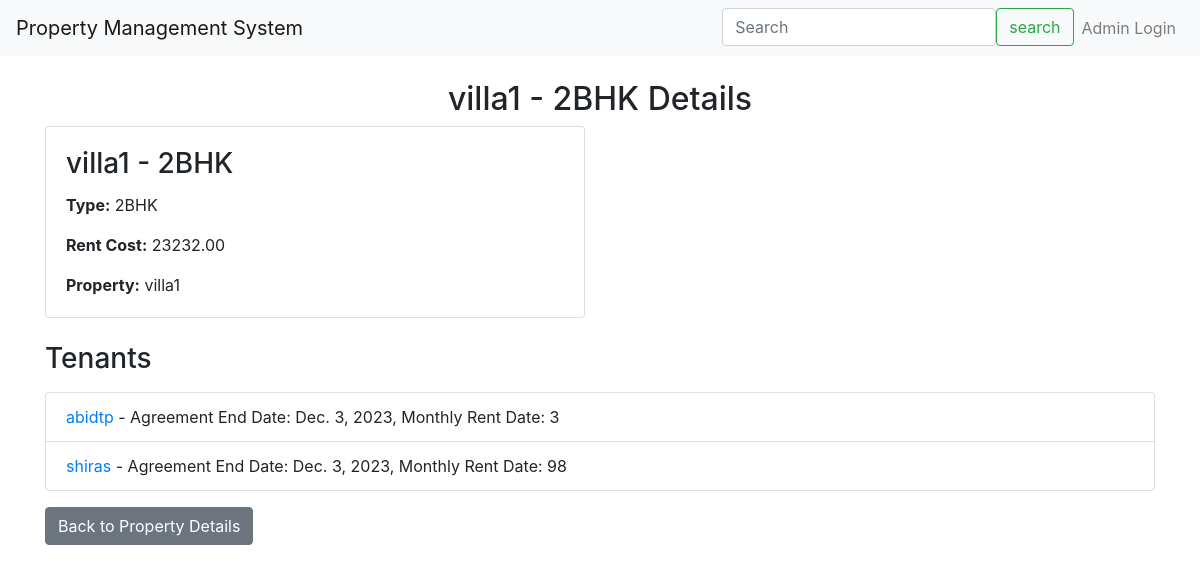
The app's page /properties/1/units/1/ with its own data.
### property_management/models.py (models this page shows, shortened)
class Property(models.Model):
    name = models.CharField(max_length=100)
    address = models.TextField()
    location = models.CharField(max_length=100)
    features = models.TextField()

class Unit(models.Model):
    property = models.ForeignKey(Property, on_delete=models.CASCADE)
    rent_cost = models.DecimalField(max_digits=10, decimal_places=2)
    unit_type = models.CharField(max_length=10, choices=[('1BHK', '1BHK'), ('2BHK', '2BHK'), ('3BHK', '3BHK'), ('4BHK', '4BHK')])

class RentalInformation(models.Model):
    tenant = models.ForeignKey(Tenant, on_delete=models.CASCADE)
    unit = models.ForeignKey(Unit, on_delete=models.CASCADE)
    agreement_end_date = models.DateField()
    monthly_rent_date = models.IntegerField()

class Tenant(models.Model):
    user = models.ForeignKey(User, on_delete=models.CASCADE, null=True, blank=True)
    name = models.CharField(max_length=100)
    address = models.TextField()
    document_proof = models.FileField(upload_to='document_proofs/', null=True, blank=True)

### property_management/views.py (the view)
# urls.py: path('properties/<int:property_id>/units/<int:unit_id>/', unit_detail, name='unit_detail'),
def unit_detail(request, property_id, unit_id):
    property_obj = get_object_or_404(Property, pk=property_id)
    unit = get_object_or_404(Unit, pk=unit_id, property=property_obj)
    rental_info = RentalInformation.objects.filter(unit=unit)
    return render(request, 'unit_detail.html', {'property': property_obj, 'unit': unit, 'rental_info': rental_info})

### templates/unit_detail.html (shortened to what this page needs)
{% extends 'base.html' %}
{% block content %}
  <h2 class="mt-4"><center>{{ property.name }} - {{ unit.unit_type }} Details</center></h2>
  <div class="container">
    <div class="row">
      <div class="col-md-6">
        <div class="card">
          <div class="card-body">
            <h3 class="card-title">{{ property.name }} - {{ unit.unit_type }}</h3>
            <p class="card-text"><strong>Type:</strong> {{ unit.unit_type }}</p>
            <p class="card-text"><strong>Rent Cost:</strong> {{ unit.rent_cost }}</p>
            <p class="card-text"><strong>Property:</strong> {{ unit.property.name }}</p>
          </div>
        </div>
      </div>
    </div>
    <h3 class="mt-4 mb-3">Tenants</h3>
    <ul class="list-group">
      {% for info in rental_info %}
        <li class="list-group-item">
          <a href="{% url 'tenant_profile' info.tenant.id %}">{{ info.tenant.name }}</a>
          - Agreement End Date: {{ info.agreement_end_date }}, Monthly Rent Date: {{ info.monthly_rent_date }}
        </li>
      {% endfor %}
    </ul>
    <a href="{% url 'property_detail' property.id %}" class="btn btn-secondary mt-3">Back to Property Details</a>
  </div>
{% endblock %}

### records on screen
Property: name "villa1"
Unit: unit_type "2BHK", rent_cost "23232.00", property.name "villa1"
RentalInformation: tenant.name "abidtp", agreement_end_date "Dec. 3, 2023", monthly_rent_date "3"
RentalInformation: tenant.name "shiras", agreement_end_date "Dec. 3, 2023", monthly_rent_date "98"
